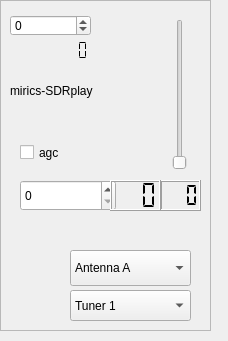
<?xml version="1.0" encoding="UTF-8"?>
<ui version="4.0">
 <class>sdrplayWidget</class>
 <widget class="QWidget" name="sdrplayWidget">
  <property name="geometry">
   <rect>
    <x>0</x>
    <y>0</y>
    <width>228</width>
    <height>341</height>
   </rect>
  </property>
  <property name="windowTitle">
   <string>SDRplay control</string>
  </property>
  <widget class="QFrame" name="frame">
   <property name="geometry">
    <rect>
     <x>0</x>
     <y>0</y>
     <width>211</width>
     <height>331</height>
    </rect>
   </property>
   <property name="frameShape">
    <enum>QFrame::StyledPanel</enum>
   </property>
   <property name="frameShadow">
    <enum>QFrame::Raised</enum>
   </property>
   <widget class="QLabel" name="deviceLabel">
    <property name="geometry">
     <rect>
      <x>10</x>
      <y>80</y>
      <width>101</width>
      <height>21</height>
     </rect>
    </property>
    <property name="text">
     <string>mirics-SDRplay</string>
    </property>
   </widget>
   <widget class="QLabel" name="statusLabel">
    <property name="geometry">
     <rect>
      <x>16</x>
      <y>180</y>
      <width>121</width>
      <height>21</height>
     </rect>
    </property>
    <property name="text">
     <string/>
    </property>
   </widget>
   <widget class="QLCDNumber" name="api_version">
    <property name="geometry">
     <rect>
      <x>20</x>
      <y>40</y>
      <width>91</width>
      <height>21</height>
     </rect>
    </property>
    <property name="lineWidth">
     <number>0</number>
    </property>
    <property name="segmentStyle">
     <enum>QLCDNumber::Flat</enum>
    </property>
   </widget>
   <widget class="QSlider" name="ifgainSlider">
    <property name="geometry">
     <rect>
      <x>170</x>
      <y>19</y>
      <width>20</width>
      <height>151</height>
     </rect>
    </property>
    <property name="toolTip">
     <string>&lt;html&gt;&lt;head/&gt;&lt;body&gt;&lt;p&gt;gain slider, its value is used as measure for the gain reduction of the baseband signal.&lt;/p&gt;&lt;/body&gt;&lt;/html&gt;</string>
    </property>
    <property name="minimum">
     <number>20</number>
    </property>
    <property name="maximum">
     <number>57</number>
    </property>
    <property name="orientation">
     <enum>Qt::Vertical</enum>
    </property>
   </widget>
   <widget class="QLCDNumber" name="GRdBDisplay">
    <property name="geometry">
     <rect>
      <x>160</x>
      <y>180</y>
      <width>41</width>
      <height>31</height>
     </rect>
    </property>
    <property name="toolTip">
     <string>&lt;html&gt;&lt;head/&gt;&lt;body&gt;&lt;p&gt;The display shows the gain reduction applied to the baseband signal in the device.&lt;/p&gt;&lt;/body&gt;&lt;/html&gt;</string>
    </property>
    <property name="digitCount">
     <number>3</number>
    </property>
    <property name="segmentStyle">
     <enum>QLCDNumber::Flat</enum>
    </property>
   </widget>
   <widget class="QCheckBox" name="agcControl">
    <property name="geometry">
     <rect>
      <x>20</x>
      <y>140</y>
      <width>51</width>
      <height>25</height>
     </rect>
    </property>
    <property name="toolTip">
     <string>&lt;html&gt;&lt;head/&gt;&lt;body&gt;&lt;p&gt;Touch to switch on automatic gain control - based on the setting of the lnastate and the ifgain.&lt;/p&gt;&lt;p&gt;If switched on, the lnastate switch and the ifgain slider are switched off&lt;/p&gt;&lt;/body&gt;&lt;/html&gt;</string>
    </property>
    <property name="text">
     <string>agc</string>
    </property>
   </widget>
   <widget class="QSpinBox" name="ppmControl">
    <property name="geometry">
     <rect>
      <x>10</x>
      <y>15</y>
      <width>81</width>
      <height>21</height>
     </rect>
    </property>
    <property name="minimum">
     <number>-200</number>
    </property>
    <property name="maximum">
     <number>200</number>
    </property>
   </widget>
   <widget class="QLabel" name="serialNumber">
    <property name="geometry">
     <rect>
      <x>20</x>
      <y>220</y>
      <width>141</width>
      <height>20</height>
     </rect>
    </property>
    <property name="text">
     <string/>
    </property>
   </widget>
   <widget class="QComboBox" name="antennaSelector">
    <property name="geometry">
     <rect>
      <x>70</x>
      <y>250</y>
      <width>121</width>
      <height>36</height>
     </rect>
    </property>
    <property name="toolTip">
     <string>&lt;html&gt;&lt;head/&gt;&lt;body&gt;&lt;p&gt;Select an antenna (RSP-II)&lt;/p&gt;&lt;/body&gt;&lt;/html&gt;</string>
    </property>
    <item>
     <property name="text">
      <string>Antenna A</string>
     </property>
    </item>
    <item>
     <property name="text">
      <string>Antenna B</string>
     </property>
    </item>
   </widget>
   <widget class="QSpinBox" name="lnaGainSetting">
    <property name="geometry">
     <rect>
      <x>20</x>
      <y>180</y>
      <width>96</width>
      <height>31</height>
     </rect>
    </property>
    <property name="toolTip">
     <string>&lt;html&gt;&lt;head/&gt;&lt;body&gt;&lt;p&gt;Setting the lna state, determining the gain reduction applied in the lna.&lt;/p&gt;&lt;/body&gt;&lt;/html&gt;</string>
    </property>
   </widget>
   <widget class="QLCDNumber" name="lnaGRdBDisplay">
    <property name="geometry">
     <rect>
      <x>110</x>
      <y>180</y>
      <width>51</width>
      <height>31</height>
     </rect>
    </property>
    <property name="toolTip">
     <string>&lt;html&gt;&lt;head/&gt;&lt;body&gt;&lt;p&gt;The display shows the gain reduction in the lna of the device.&lt;/p&gt;&lt;/body&gt;&lt;/html&gt;</string>
    </property>
    <property name="digitCount">
     <number>3</number>
    </property>
    <property name="segmentStyle">
     <enum>QLCDNumber::Flat</enum>
    </property>
   </widget>
   <widget class="QComboBox" name="tunerSelector">
    <property name="geometry">
     <rect>
      <x>70</x>
      <y>290</y>
      <width>121</width>
      <height>31</height>
     </rect>
    </property>
    <property name="toolTip">
     <string>&lt;html&gt;&lt;head/&gt;&lt;body&gt;&lt;p&gt;If the device is an rspduo, select the tuner with this combobox&lt;/p&gt;&lt;/body&gt;&lt;/html&gt;</string>
    </property>
    <item>
     <property name="text">
      <string>Tuner 1</string>
     </property>
    </item>
    <item>
     <property name="text">
      <string>Tuner 2</string>
     </property>
    </item>
   </widget>
  </widget>
 </widget>
 <resources/>
 <connections/>
</ui>
